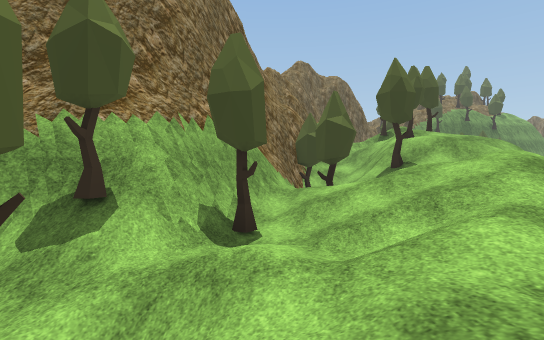
view 1 (above)

22 first-person views from a walk through a scene from a Unity 3-D project. The camera is 1.2 m above the floor, tilts 2° down and sees 85° across. The floor is counted in squares, 2 m on a side. Each view is taken from the middle of a square. On the plan, view 1 faces up. The plan holds only what a view shows up to about 9 squares ahead; the rest is blank. The place goes on beyond the plan. The player is left out. Some surface patterns are stand-ins.

view 2
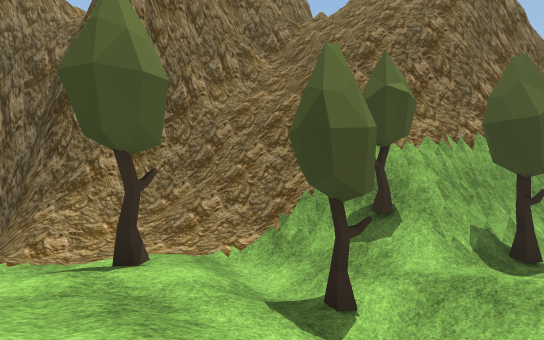

view 3
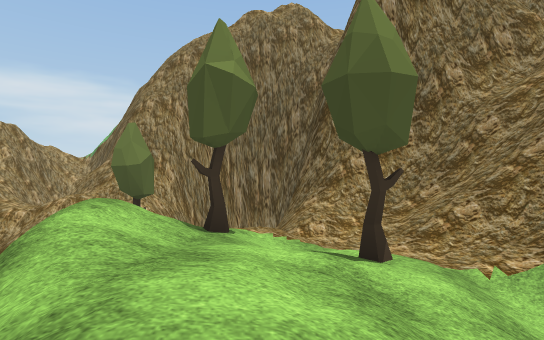

view 4
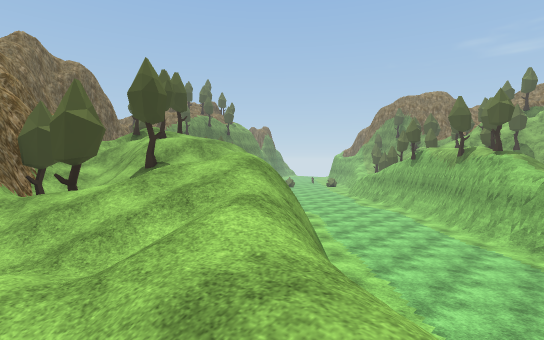

view 5
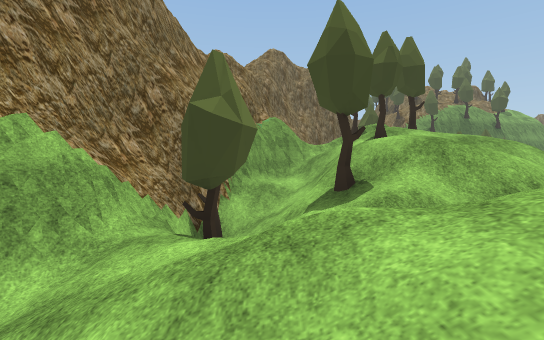

view 6
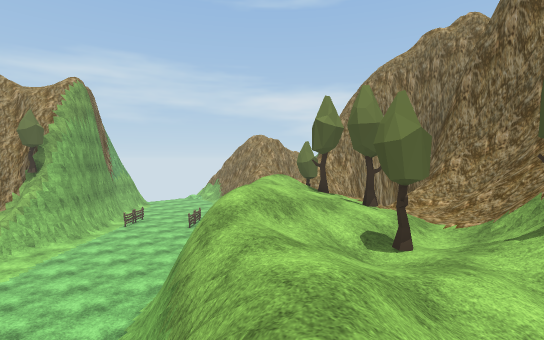

view 7
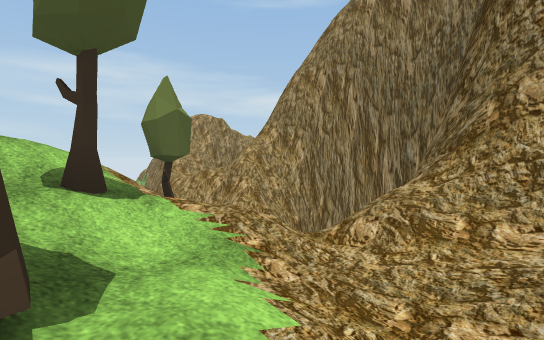

view 8
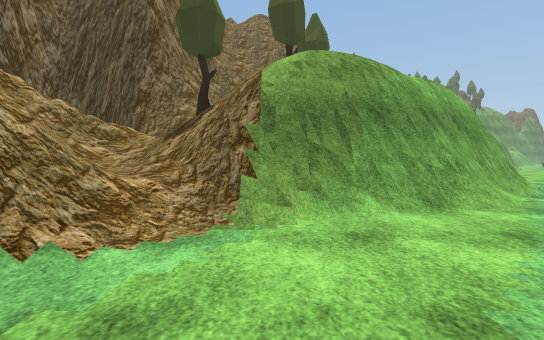

view 9
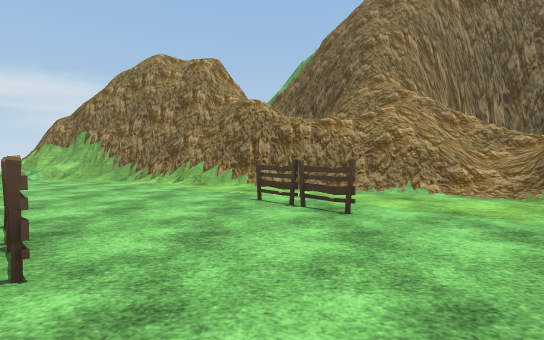

view 10
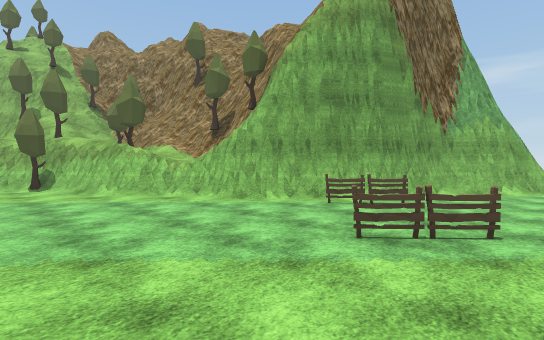

view 11
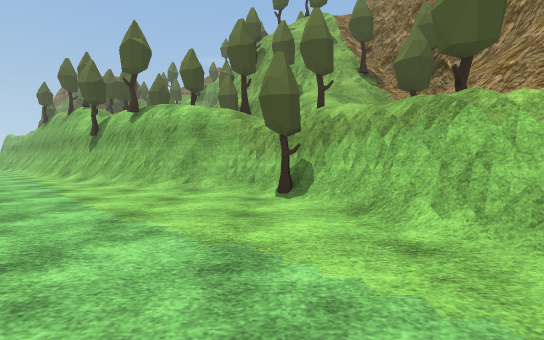

view 12
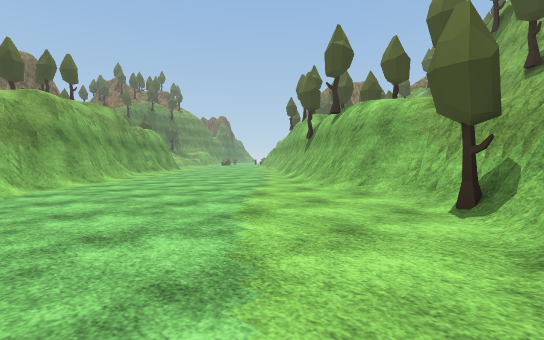

view 13
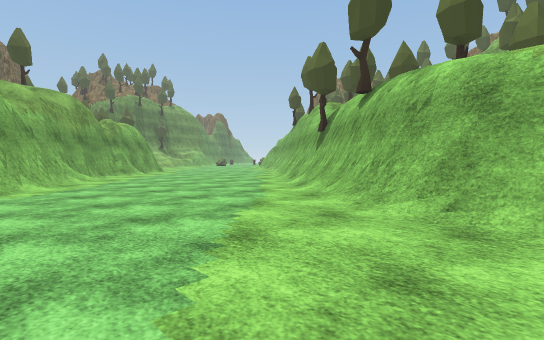

view 14
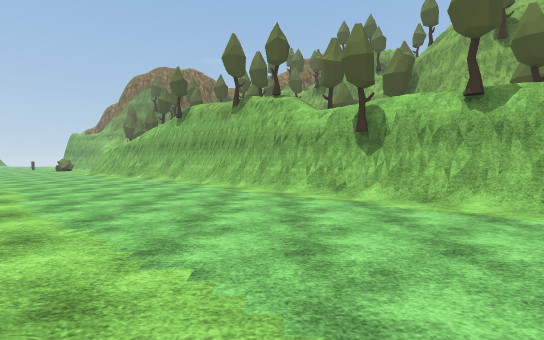

view 15
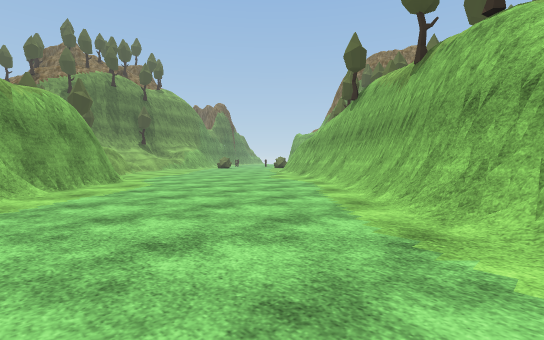

view 16
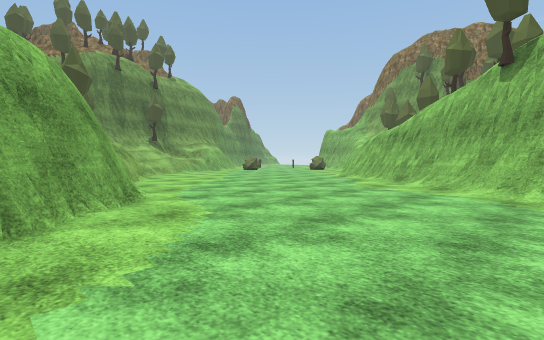

view 17
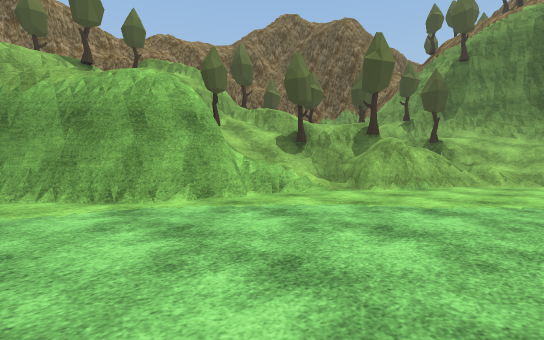

view 18
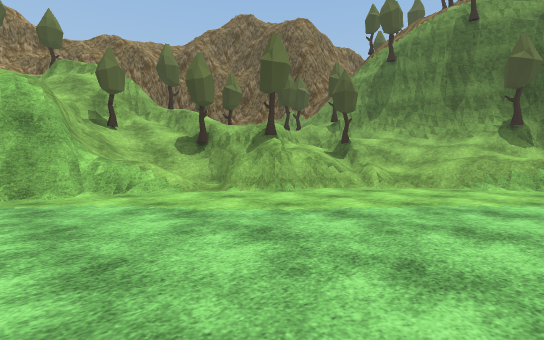

view 19
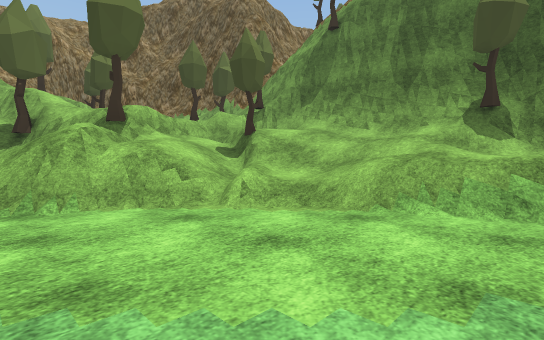

view 20
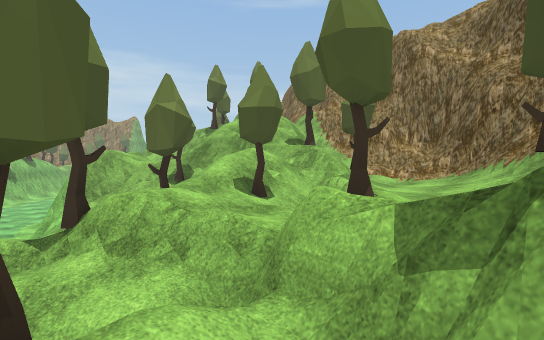

view 21
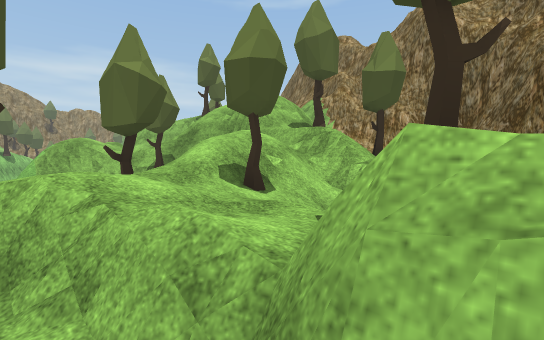

view 22
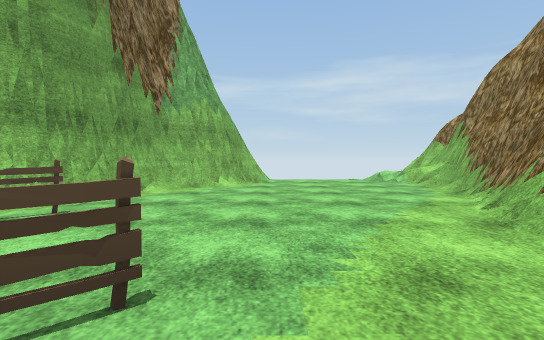

### Floor plan
Key: @ floor where view 1 was taken; # wall or solid block; . main floor; : floor 1.25 m higher than the main floor; + floor 1.75 m higher than the main floor; * floor 3 m higher than the main floor; / step, stairs or slope; = window, fence, low wall or low ledge; ^ raised ledge; v drop or lower ground; T tree; F fence.
Columns run from 9 left of view 1 to 17 right of it. Each row starts with its distance up from view 1.
 21                     #######
 20               ##  T##//////
 19              ##vv T#//////:
 18             ##vvv vv=T/////
 17             #vvTvvvv#  //..
 16             #v  vvTv##=....
 15             #  Tv######....
 14             #  ##////#.....
 13                 #T///......
 12                 #^///......
 11           ###    ^##/......
 10           #vvv   ^##/......
  9          ##v##    ##.......
  8          #Tvvv   ##.......#
  7         ##TvTv#  #.......##
  6         ##/ vv## ........##
  5        ##///v ##........##
  4       ###T///v#/.......##
  3    ####T/////#/.......###
  2    #/=//////#/.......###
  1   ##////T//#/.......##
  0 ###///T//@/#.......##
 -1  v+#//////#/.......#
 -2      T///##.......##
 -3 vv//T//v##.......###
 -4 #==/####/........#
 -5 ###////.........=#
 -6 ####/..........T##
 -7 #*==.........=####
 -8  ##...F.....###
 -9  ##..F.....##
-10  ##......###
-11  #.....F##
-12 ##......#
-13 #......##
-14 #......#
-15 #.....##
-16 #....##
-17 #    #

Where each view was taken, in squares from view 1:
view 1: 0 up, 0 right, facing up
view 2: 1 down, 0 right, facing up-left
view 3: 1 down, 0 right, facing left
view 4: 0 up, 0 right, facing up-right
view 5: 3 up, 2 right, facing up
view 6: 3 up, 3 right, facing down-left
view 7: 1 up, 3 left, facing down-left
view 8: 8 down, 4 left, facing up
view 9: 9 down, 0 right, facing left
view 10: 5 down, 5 left, facing down-right
view 11: 6 down, 1 right, facing right
view 12: 7 down, 2 right, facing up-right
view 13: 5 down, 4 right, facing up-right
view 14: 2 up, 4 right, facing right
view 15: 1 up, 8 right, facing up-right
view 16: 5 up, 9 right, facing up-right
view 17: 8 up, 15 right, facing up-left
view 18: 10 up, 17 right, facing up-left
view 19: 14 up, 17 right, facing up-left
view 20: 20 up, 12 right, facing down-left
view 21: 19 up, 11 right, facing down-left
view 22: 8 down, 5 left, facing down
